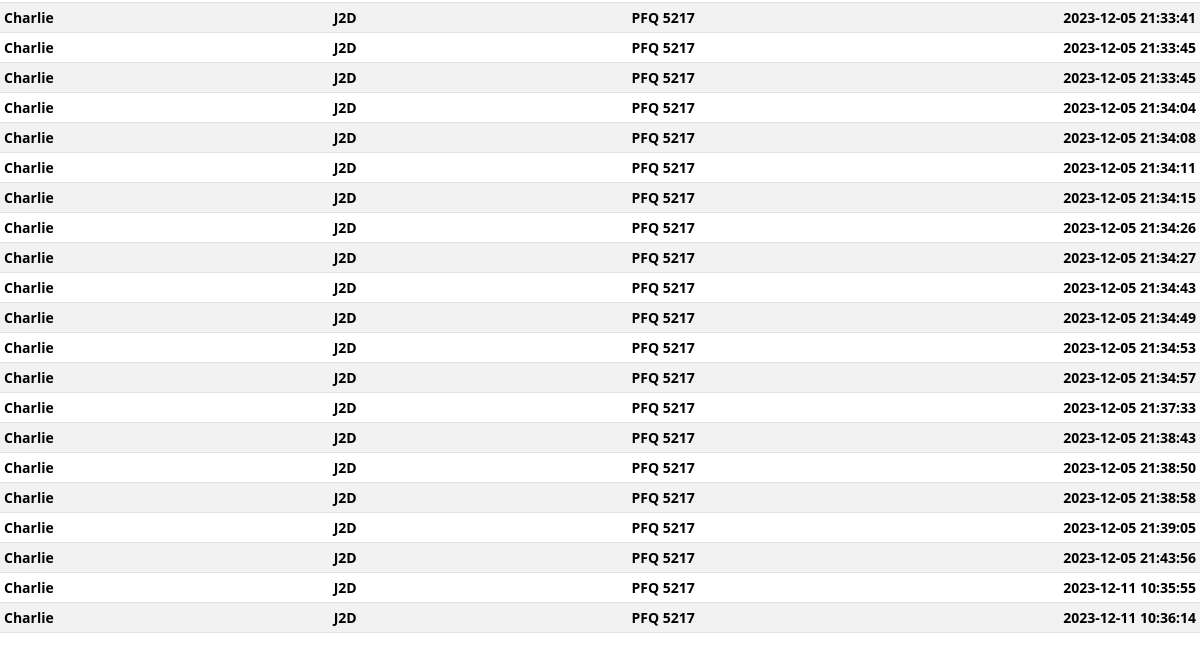
Page /logs (lower part) on the earlier database version.
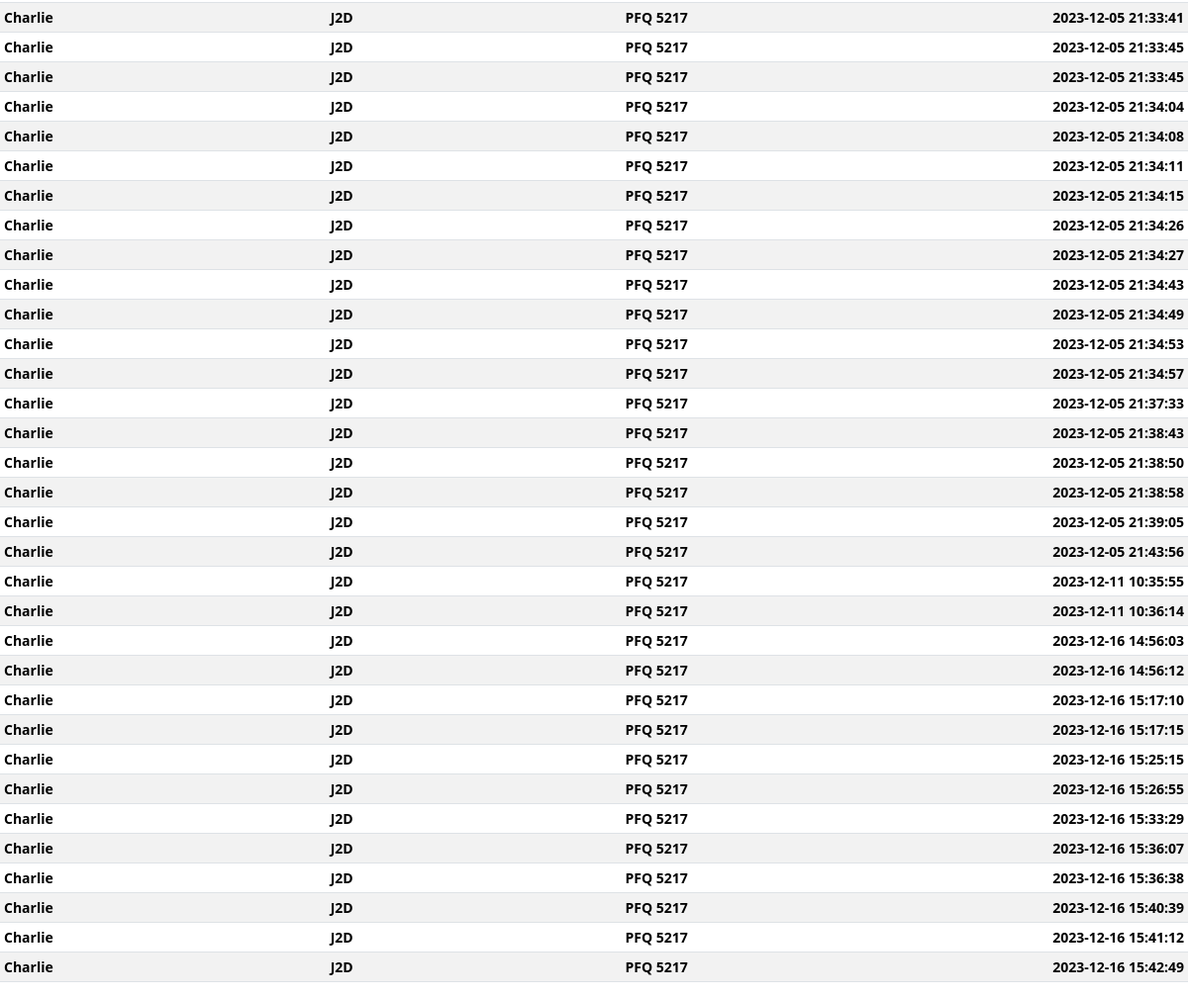
Same page on the later database version.
### tables this page shows
CREATE TABLE info(id INTEGER NOT NULL, real_name TEXT NOT NULL, CLASS TEXT NOT NULL, car_plate_no TEXT NOT NULL,date TEXT NOT NULL);

### app.py (the view)
@login_required
@app.route("/logs")
def logs():
    logs = db.execute("SELECT * FROM info")
    return render_template("logs.html", logs=logs)

### app.py (called while the page is built)
@app.after_request
def after_request(response):
    response.headers["Cache-Control"] = "no-cache, no-store, must-revalidate"
    response.headers["Expires"] = 0
    response.headers["Pragma"] = "no-cache"
    return response

### templates/logs.html (shortened to what this page needs)
{% extends "layout.html" %}
{% block main %}
<div class="table-responsive small">
    <table class="table table-striped table-sm">
        <tbody>
            {% for log in logs %}
            <tr>
                <th class="text-start"> {{log["real_name"]}}</th>
                <th class="text-end"> {{log["CLASS"]}}</th>
                <th class="text-end"> {{log["car_plate_no"]}}</th>
                <th class="text-end">  {{log["date"]}}</th>
            </tr>
            {% endfor %}
        </tbody>
    </table>
</div>
{% endblock %}

### templates/layout.html (shortened to what this page needs)
<!DOCTYPE html>
<html lang="en">
    <head>
        <link href="https://cdn.jsdelivr.net/npm/bootstrap@5.3.2/dist/css/bootstrap.min.css" rel="stylesheet">
    </head>
    <body>
    </body>
    <main>
        {% block main %}{% endblock %}
    </main>
</html>

Differences in the rows shown:
added info: real_name "Charlie", CLASS "J2D", car_plate_no "PFQ 5217", date "2023-12-16 14:56:03"
added info: real_name "Charlie", CLASS "J2D", car_plate_no "PFQ 5217", date "2023-12-16 14:56:12"
added info: real_name "Charlie", CLASS "J2D", car_plate_no "PFQ 5217", date "2023-12-16 15:17:10"
added info: real_name "Charlie", CLASS "J2D", car_plate_no "PFQ 5217", date "2023-12-16 15:17:15"
added info: real_name "Charlie", CLASS "J2D", car_plate_no "PFQ 5217", date "2023-12-16 15:25:15"
added info: real_name "Charlie", CLASS "J2D", car_plate_no "PFQ 5217", date "2023-12-16 15:26:55"
added info: real_name "Charlie", CLASS "J2D", car_plate_no "PFQ 5217", date "2023-12-16 15:33:29"
added info: real_name "Charlie", CLASS "J2D", car_plate_no "PFQ 5217", date "2023-12-16 15:36:07"
added info: real_name "Charlie", CLASS "J2D", car_plate_no "PFQ 5217", date "2023-12-16 15:36:38"
added info: real_name "Charlie", CLASS "J2D", car_plate_no "PFQ 5217", date "2023-12-16 15:40:39"
added info: real_name "Charlie", CLASS "J2D", car_plate_no "PFQ 5217", date "2023-12-16 15:41:12"
added info: real_name "Charlie", CLASS "J2D", car_plate_no "PFQ 5217", date "2023-12-16 15:42:49"
